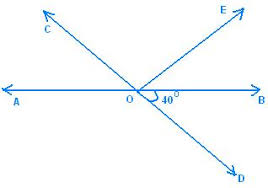
#> input picture angles.jpg, 268 x 188 px
$ python test_thresholding.py
#> lines starting #> are read from the running program, lines starting #| are printed output that depends on the picture; after the words box and inside, x2 and y2 are one past the last pixel; in counts of white or black regions, pixels touching at a corner belong together
import cv2
import numpy as np
from matplotlib import pyplot as plt
path = raw_input(":-")
#> the answer given: angles.jpg
pt = path.strip(".jpg")
img = cv2.imread(path,0)
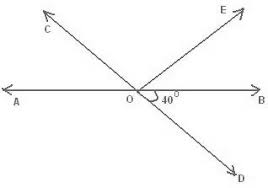
#> img: shape (188, 268); min 49, max 255, mean 250.2
imgc = cv2.imread(path,0)
img1 = cv2.medianBlur(img,5)
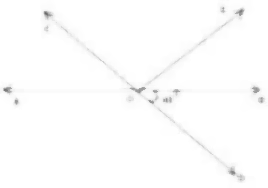
#> img1: shape (188, 268); min 107, max 255, mean 253
ret,th1 = cv2.threshold(img1,127,255,cv2.THRESH_BINARY)
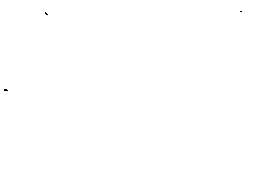
#> th1: shape (188, 268); 100% white; black in thin lines or dots, all inside (x1, y1, x2, y2) = (4, 11, 242, 91)
th2 = cv2.adaptiveThreshold(img1,255,cv2.ADAPTIVE_THRESH_MEAN_C,\
            cv2.THRESH_BINARY,11,2)
#> th2: shape (188, 268); 95.3% white; 27 black regions (10 under 20 px), largest, box (x1, y1, x2, y2) and area: (17, 88, 126, 93) 408, (52, 20, 146, 94) 398, (141, 89, 229, 168) 381
th3 = cv2.adaptiveThreshold(img1,255,cv2.ADAPTIVE_THRESH_GAUSSIAN_C,\
            cv2.THRESH_BINARY,11,2)
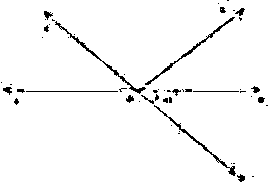
#> th3: shape (188, 268); 96.9% white; black in thin lines or dots

# Otsu's thresholding
ret2,th4 = cv2.threshold(imgc,0,255,cv2.THRESH_BINARY+cv2.THRESH_OTSU)
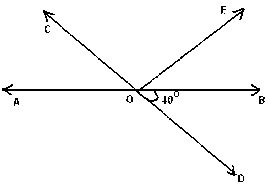
#> th4: shape (188, 268); 97.1% white; black in thin lines or dots
#> ret2 = 191
# Otsu's thresholding after Gaussian filtering
blur = cv2.GaussianBlur(imgc,(5,5),0)
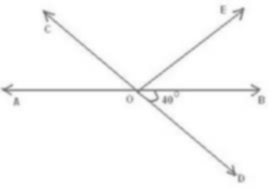
#> blur: shape (188, 268); min 118, max 255, mean 250.2
ret3,th5 = cv2.threshold(blur,0,255,cv2.THRESH_BINARY+cv2.THRESH_OTSU)
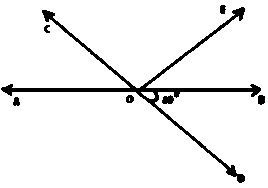
#> th5: shape (188, 268); 94.1% white; 7 black regions, largest, box (x1, y1, x2, y2) and area: (1, 7, 261, 183) 2658, (162, 95, 174, 104) 83, (258, 95, 265, 105) 61
#> ret3 = 222

titles = ['Global_Thresholding',
            'Adaptive_Mean_Thresholding', 'Adaptive_Gaussian_Thresholding', 'Otsu', 'G_Otsu']
images = [th1, th2, th3, th4, th5 ]
for i in xrange(len(images)):
    # plt.subplot(2,2,i+1)
    plt.figure()
    plt.imshow(images[i],'gray')
    plt.title(titles[i])
    plt.xticks([]),plt.yticks([])
    plt.show()
    cv2.imwrite(pt+"_"+titles[i]+".jpg",images[i])
#> this loop made 5 passes
